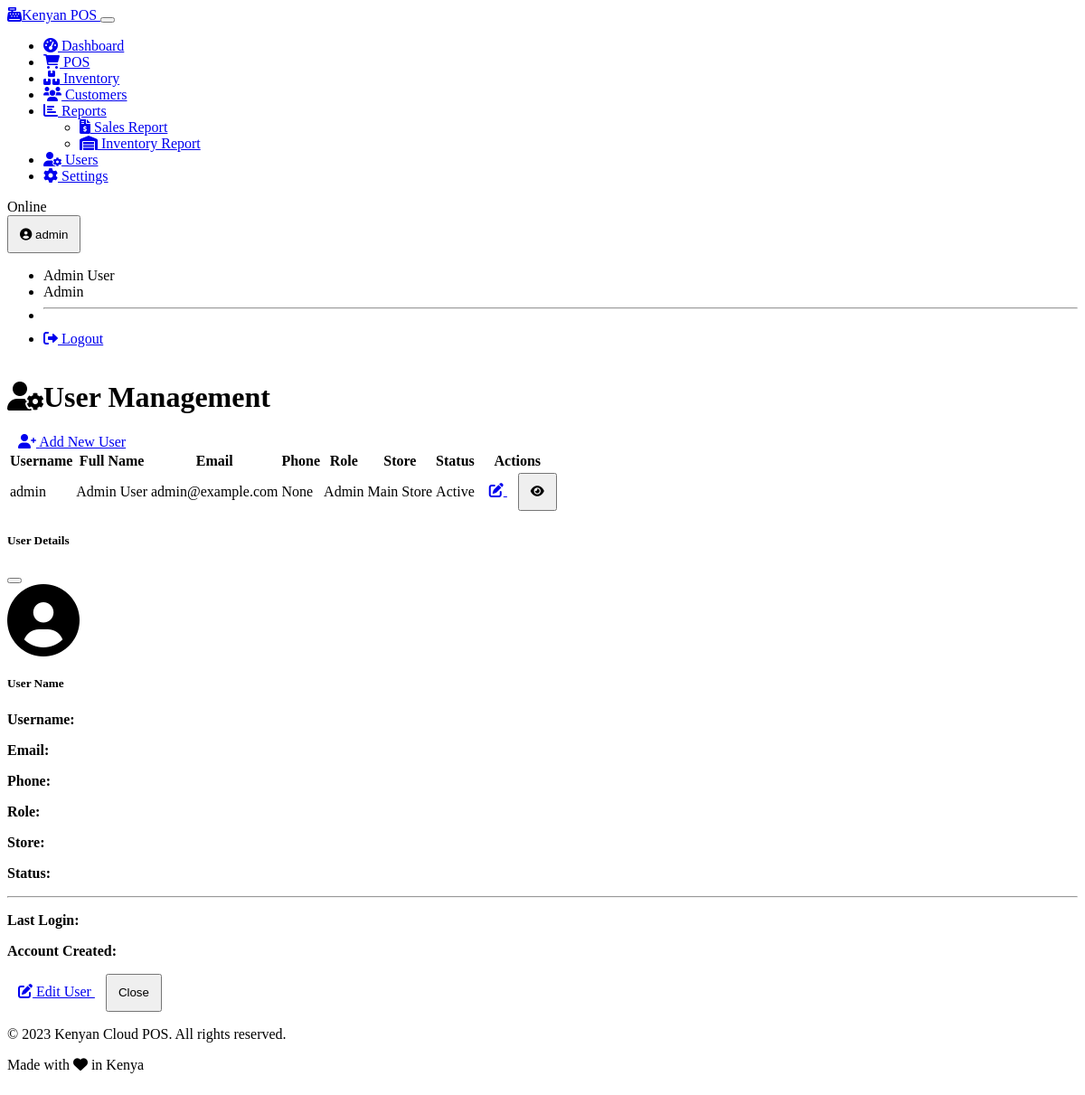
Screenshot of /users (signed in) with the database file from the repository.
### models.py (models this page shows, shortened)
class User(UserMixin, db.Model):
    id = db.Column(db.Integer, primary_key=True)
    username = db.Column(db.String(64), unique=True, nullable=False)
    email = db.Column(db.String(120), unique=True, nullable=False)
    password_hash = db.Column(db.String(256), nullable=False)
    first_name = db.Column(db.String(64))
    last_name = db.Column(db.String(64))
    phone = db.Column(db.String(20))
    is_active = db.Column(db.Boolean, default=True)
    created_at = db.Column(db.DateTime, default=datetime.utcnow)
    last_login = db.Column(db.DateTime)
    role_id = db.Column(db.Integer, db.ForeignKey('role.id'), nullable=False)
    store_id = db.Column(db.Integer, db.ForeignKey('store.id'), nullable=False)
    role = db.relationship('Role', backref='users')
    sales = db.relationship('Sale', backref='cashier', lazy=True)
    @property
    def full_name(self):
        return f"{self.first_name} {self.last_name}"

class Role(db.Model):
    id = db.Column(db.Integer, primary_key=True)
    name = db.Column(db.String(50), unique=True, nullable=False)
    description = db.Column(db.String(255))
    ADMIN = "admin"
    MANAGER = "manager"
    CASHIER = "cashier"

class Store(db.Model):
    id = db.Column(db.Integer, primary_key=True)
    name = db.Column(db.String(100), nullable=False)
    location = db.Column(db.String(255))
    phone = db.Column(db.String(20))
    email = db.Column(db.String(100))
    created_at = db.Column(db.DateTime, default=datetime.utcnow)
    users = db.relationship('User', backref='store', lazy=True)
    inventory = db.relationship('Inventory', backref='store', lazy=True)
    sales = db.relationship('Sale', backref='store', lazy=True)

### routes.py (the view)
    @app.route('/users')
    @admin_required
    def users():
        users = (
            db.session.query(User, Role, Store)
            .join(Role, User.role_id == Role.id)
            .join(Store, User.store_id == Store.id)
            .all()
        )
        return render_template('users/index.html', users=users)

### auth.py (called while the page is built)
def admin_required(view):
    @wraps(view)
    def wrapped_view(**kwargs):
        if not session.get('user_id'):
            return redirect(url_for('login'))
        if session.get('role') != Role.ADMIN:
            flash('You do not have permission to access this page.', 'danger')
            return redirect(url_for('dashboard'))
        return view(**kwargs)
    return wrapped_view

def load_logged_in_user():
    user_id = session.get('user_id')
    if user_id is None:
        g.user = None
    else:
        try:
            g.user = User.query.get(user_id)
        except Exception:
            g.user = None

### templates/users/index.html (shortened to what this page needs)
{% extends 'base.html' %}
{% block content %}
<div class="container">
    <div class="d-sm-flex justify-content-between align-items-center mb-4">
        <h1 class="mb-0 mb-3 mb-sm-0"><i class="fas fa-user-cog me-2"></i>User Management</h1>
        <a href="{{ url_for('register') }}" class="btn btn-primary">
            <i class="fas fa-user-plus me-1"></i> Add New User
        </a>
    </div>
    <div class="card">
        <div class="card-body p-0">
            <div class="table-responsive">
                <table class="table table-hover">
                    <thead>
                        <tr>
                            <th>Username</th>
                            <th>Full Name</th>
                            <th>Email</th>
                            <th>Phone</th>
                            <th>Role</th>
                            <th>Store</th>
                            <th class="text-center">Status</th>
                            <th class="text-end">Actions</th>
                        </tr>
                    </thead>
                    <tbody>
                        {% if users %}
                            {% for user, role, store in users %}
                            <tr>
                                <td>{{ user.username }}</td>
                                <td>{{ user.full_name }}</td>
                                <td>{{ user.email }}</td>
                                <td>{{ user.phone }}</td>
                                <td>
                                    <span class="badge bg-{% if role.name == 'admin' %}danger{% elif role.name == 'manager' %}warning text-dark{% else %}info{% endif %}">
                                        {{ role.name | title }}
                                    </span>
                                </td>
                                <td>{{ store.name }}</td>
                                <td class="text-center">
                                    <span class="badge bg-{% if user.is_active %}success{% else %}secondary{% endif %}">
                                        {{ 'Active' if user.is_active else 'Inactive' }}
                                    </span>
                                </td>
                                <td class="text-end">
                                    <div class="btn-group">
                                        <a href="{{ url_for('edit_user', user_id=user.id) }}" class="btn btn-sm btn-outline-primary">
                                            <i class="fas fa-edit"></i>
                                        </a>
                                        <button type="button" class="btn btn-sm btn-outline-info view-user-btn" data-id="{{ user.id }}">
                                            <i class="fas fa-eye"></i>
                                        </button>
                                    </div>
                                </td>
                            </tr>
                            {% endfor %}
                        {% else %}
                            <tr>
                                <td colspan="8" class="text-center py-4">No users found</td>
                            </tr>
                        {% endif %}
                    </tbody>
                </table>
            </div>
        </div>
    </div>
</div>
<div class="modal fade" id="userModal" tabindex="-1" aria-labelledby="userModalLabel" aria-hidden="true">
    <div class="modal-dialog">
        <div class="modal-content">
            <div class="modal-header">
                <h5 class="modal-title" id="userModalLabel">User Details</h5>
                <button type="button" class="btn-close" data-bs-dismiss="modal" aria-label="Close"></button>
            </div>
            <div class="modal-body">
                <div class="row">
                    <div class="col-md-12 mb-3">
                        <div class="text-center mb-3">
                            <i class="fas fa-user-circle fa-5x text-primary"></i>
                        </div>
                        <h5 class="text-center mb-3" id="modal-user-name">User Name</h5>
                    </div>
                    <div class="col-md-6">
                        <p><strong>Username:</strong> </p>
                        <p><strong>Email:</strong> </p>
                        <p><strong>Phone:</strong> </p>
                    </div>
                    <div class="col-md-6">
                        <p><strong>Role:</strong> </p>
                        <p><strong>Store:</strong> </p>
                        <p><strong>Status:</strong> </p>
                    </div>
                </div>
                <div class="row">
                    <div class="col-12">
                        <hr>
                        <p><strong>Last Login:</strong> </p>
                        <p><strong>Account Created:</strong> </p>
                    </div>
                </div>
            </div>
            <div class="modal-footer">
                <a href="#" class="btn btn-primary" id="modal-edit-link">
                    <i class="fas fa-edit me-1"></i> Edit User
                </a>
                <button type="button" class="btn btn-secondary" data-bs-dismiss="modal">Close</button>
            </div>
        </div>
    </div>
</div>
{% endblock %}

### templates/base.html (shortened to what this page needs)
<!DOCTYPE html>
<html lang="en" data-bs-theme="dark">
<head>
    <link rel="stylesheet" href="https://cdn.replit.com/agent/bootstrap-agent-dark-theme.min.css">
    <link rel="stylesheet" href="https://cdnjs.cloudflare.com/ajax/libs/font-awesome/6.0.0/css/all.min.css">
    <link rel="stylesheet" href="{{ url_for('static', filename='css/custom.css') }}">
</head>
<body>
    {% if g.user %}
    <nav class="navbar navbar-expand-lg navbar-dark bg-dark mb-4">
        <div class="container-fluid">
            <a class="navbar-brand" href="{{ url_for('dashboard') }}">
                <i class="fas fa-cash-register me-2"></i>Kenyan POS
            </a>
            <button class="navbar-toggler" type="button" data-bs-toggle="collapse" data-bs-target="#navbarNav">
            </button>
            <div class="collapse navbar-collapse" id="navbarNav">
                <ul class="navbar-nav me-auto">
                    <li class="nav-item">
                        <a class="nav-link {% if request.endpoint == 'dashboard' %}active{% endif %}" href="{{ url_for('dashboard') }}">
                            <i class="fas fa-tachometer-alt me-1"></i> Dashboard
                        </a>
                    </li>
                    <li class="nav-item">
                        <a class="nav-link {% if request.endpoint == 'pos' %}active{% endif %}" href="{{ url_for('pos') }}">
                            <i class="fas fa-shopping-cart me-1"></i> POS
                        </a>
                    </li>
                    <li class="nav-item">
                        <a class="nav-link {% if request.endpoint == 'inventory' %}active{% endif %}" href="{{ url_for('inventory') }}">
                            <i class="fas fa-boxes me-1"></i> Inventory
                        </a>
                    </li>
                    <li class="nav-item">
                        <a class="nav-link {% if request.endpoint == 'customers' %}active{% endif %}" href="{{ url_for('customers') }}">
                            <i class="fas fa-users me-1"></i> Customers
                        </a>
                    </li>
                    <li class="nav-item dropdown">
                        <a class="nav-link dropdown-toggle" href="#" id="reportsDropdown" role="button" data-bs-toggle="dropdown">
                            <i class="fas fa-chart-bar me-1"></i> Reports
                        </a>
                        <ul class="dropdown-menu">
                            <li>
                                <a class="dropdown-item" href="{{ url_for('sales_report') }}">
                                    <i class="fas fa-file-invoice-dollar me-1"></i> Sales Report
                                </a>
                            </li>
                            <li>
                                <a class="dropdown-item" href="{{ url_for('inventory_report') }}">
                                    <i class="fas fa-warehouse me-1"></i> Inventory Report
                                </a>
                            </li>
                        </ul>
                    </li>
                    {% if session.get('role') == 'admin' %}
                    <li class="nav-item">
                        <a class="nav-link {% if request.endpoint == 'users' %}active{% endif %}" href="{{ url_for('users') }}">
                            <i class="fas fa-user-cog me-1"></i> Users
                        </a>
                    </li>
                    {% endif %}
                    {% if session.get('role') in ['admin', 'manager'] %}
                    <li class="nav-item">
                        <a class="nav-link {% if request.endpoint == 'settings' %}active{% endif %}" href="{{ url_for('settings') }}">
                            <i class="fas fa-cog me-1"></i> Settings
                        </a>
                    </li>
                    {% endif %}
                </ul>
                <div class="d-flex align-items-center">
                    <span class="badge bg-success me-2" id="connection-status">Online</span>
                    <div class="dropdown">
                        <button class="btn btn-outline-light dropdown-toggle" type="button" id="userDropdown" data-bs-toggle="dropdown">
                            <i class="fas fa-user-circle me-1"></i> {{ g.user.username }}
                        </button>
                        <ul class="dropdown-menu dropdown-menu-end">
                            <li><span class="dropdown-item-text">{{ g.user.full_name }}</span></li>
                            <li><span class="dropdown-item-text text-muted">{{ g.user.role.name | title }}</span></li>
                            <li><hr class="dropdown-divider"></li>
                            <li><a class="dropdown-item" href="{{ url_for('logout') }}"><i class="fas fa-sign-out-alt me-1"></i> Logout</a></li>
                        </ul>
                    </div>
                </div>
            </div>
        </div>
    </nav>
    {% endif %}
    <main>
        {% block content %}{% endblock %}
    </main>
    <footer class="bg-dark text-light py-3 mt-5">
        <div class="container">
            <div class="row">
                <div class="col-md-6">
                    <p>&copy; 2023 Kenyan Cloud POS. All rights reserved.</p>
                </div>
                <div class="col-md-6 text-end">
                    <p>Made with <i class="fas fa-heart text-danger"></i> in Kenya</p>
                </div>
            </div>
        </div>
    </footer>
</body>
</html>

### static/css/custom.css (style rules this page uses)
body { min-height: 100vh; display: flex; flex-direction: column; }
main { flex: 1; }
:root { --brand-primary: var(--bs-primary); --brand-secondary: var(--bs-secondary); --brand-success: var(--bs-success); --brand-warning: var(--bs-warning); --brand-danger: var(--bs-danger); }
.form-control, .btn, .input-group-text { padding: 0.5rem 0.75rem; min-height: 42px; }
.table th { font-weight: 600; background-color: rgba(var(--bs-primary-rgb), 0.05); }

### rows the page displays
User: user.username "admin", user.full_name "Admin User", username "admin", full_name "Admin User", email "admin@example.com", phone "None", name "Admin", name "Main Store", is_active "Active"
Role: user.role.name "Admin"
